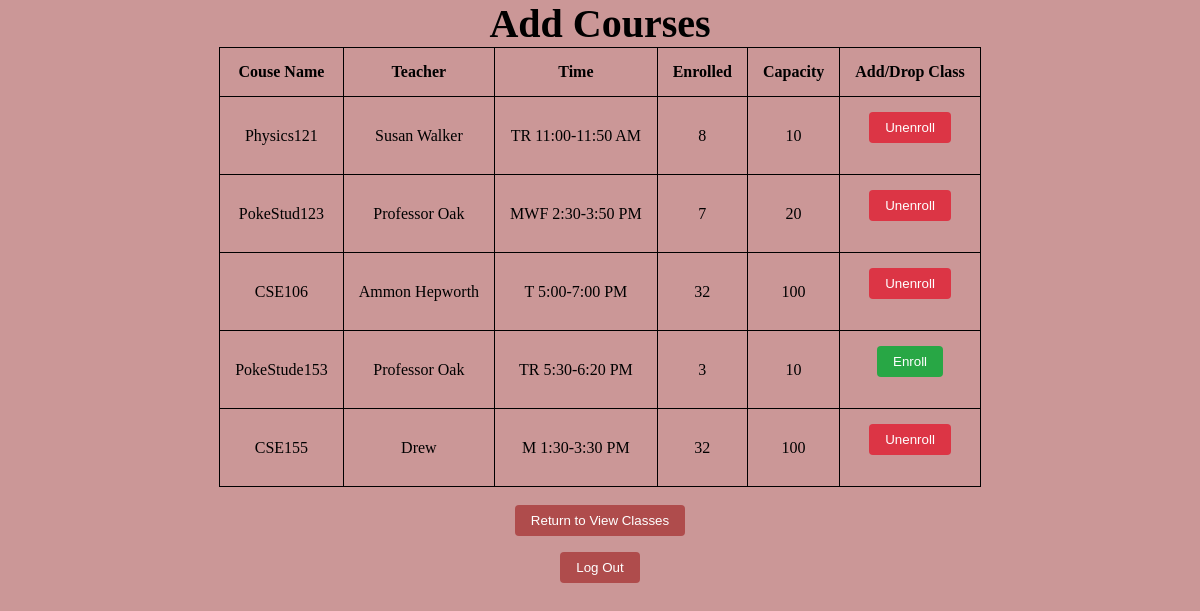
/student/courses (signed in), run on an earlier commit of the app's database.
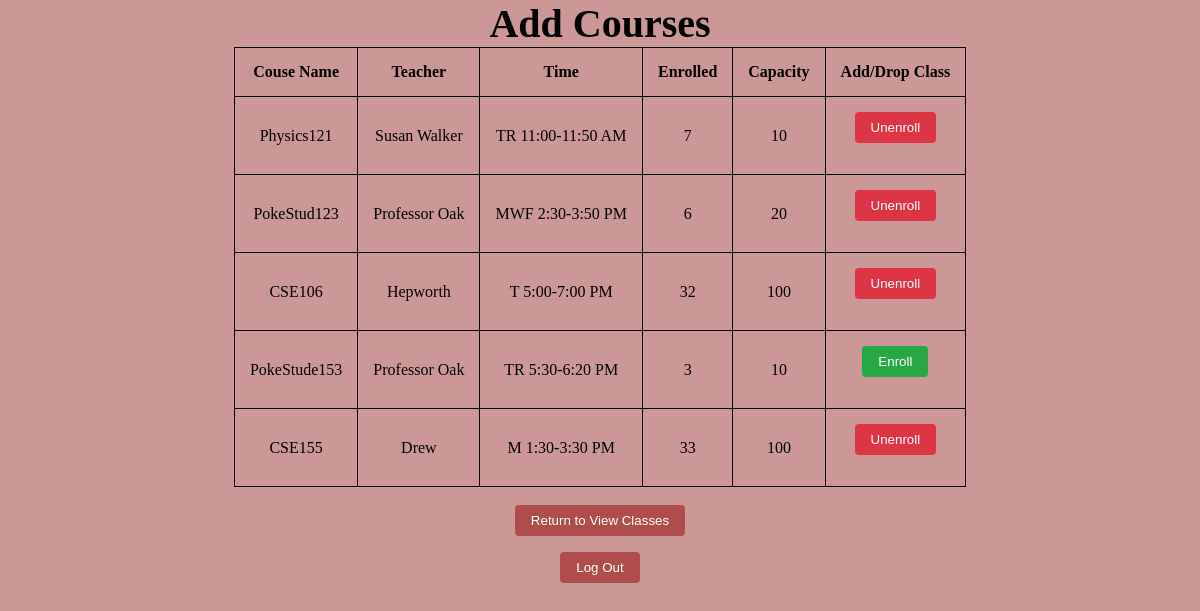
And on a later commit of the database.
### Lab08_MiniProject/Courses/main.py (models this page shows, shortened)
class Courses(db.Model):
    __tablename__ = "Courses"
    classId = db.Column(db.Integer, primary_key = True)
    className = db.Column(db.String, nullable = False)
    teacher = db.Column(db.String, nullable = False)
    time = db.Column(db.String, nullable = False)
    enrolled = db.Column(db.Integer, nullable = False)
    capacity = db.Column(db.Integer, nullable = False)

### Lab08_MiniProject/Courses/main.py (the view, shortened to what this page needs)
@app.route("/student/courses", methods=["GET", "POST", "DELETE"])
@login_required
def studentEdit():
    if request.method == "POST":
        data = request.get_json()
        course = Courses.query.filter_by(className=data["class_name"]).first()
        if course is not None and course.enrolled < course.capacity:
            enrollment = Enrollment(current_user.userId, course.classId, 0)
            db.session.add(enrollment)
            course.enrolled = course.enrolled+1
            db.session.commit()
            return "success"
    elif request.method == "GET":
        enrolled = Enrollment.query.filter_by(usersId = current_user.userId)
        enrolledClasses = []
        for course in enrolled:
            enrolledClasses.append(course.classesId)
        return render_template('studentEdit.html', courses = Courses.query.all(), enrollment = enrolledClasses)

### Lab08_MiniProject/Courses/main.py (called while the page is built)
@login_manager.user_loader
def load_user(userId):
    return Users.query.filter_by(userId = userId).first()

### Lab08_MiniProject/Courses/templates/studentEdit.html (shortened to what this page needs)
<!DOCTYPE html>
<html>
    <head>
        <link rel="stylesheet" href="/static/student.css">
    </head>
	<body>
		<div class='student_edit'>
            <h1 class = "center">Add Courses</h1>
            <table class = "center" id = "availableCourses">
                <thead>
                    <tr>
                        <th>Couse Name</th>
                        <th>Teacher</th>
                        <th>Time</th>
                        <th>Enrolled</th>
                        <th>Capacity</th>
						<th>Add/Drop Class</th>
                    </tr>
                </thead>
                <tbody>
				{% for course in courses %}
					<tr>
						<td>{{course.className}}</td>
						<td>{{course.teacher}}</td>
						<td>{{course.time}}</td>
						<td>{{course.enrolled}}</td>
						<td>{{course.capacity}}</td>
						{% if course.classId in enrollment%}
							<td>
								<button type="button" class="unenroll-button" data-classname="{{ course.className }}">Unenroll</button>
							</td>
						{% elif course.capacity == course.enrolled %}
							<td>Class {{course.className}} is Full</td>
						{% else %}
							<td>
								<button type="button" class="enroll-button" data-classname="{{ course.className }}">Enroll</button>
							</td>
						{% endif %}
					</tr>
				{% endfor %}
				</tbody>
            </table><br>
			<button type="button" class = "s_view_classes" id = "s_view_classes">Return to View Classes</button><br>
            <button type="button" class = "logout" id = "logoutStudentEdit">Log Out</button>
		</div>
	</body>
</html>

What changed in the data, as far as the page shows it:
changed Courses "Physics121": enrolled "8" → "7"
changed Courses "PokeStud123": enrolled "7" → "6"
changed Courses "CSE106": teacher "Ammon Hepworth" → "Hepworth"
changed Courses "CSE155": enrolled "32" → "33"
